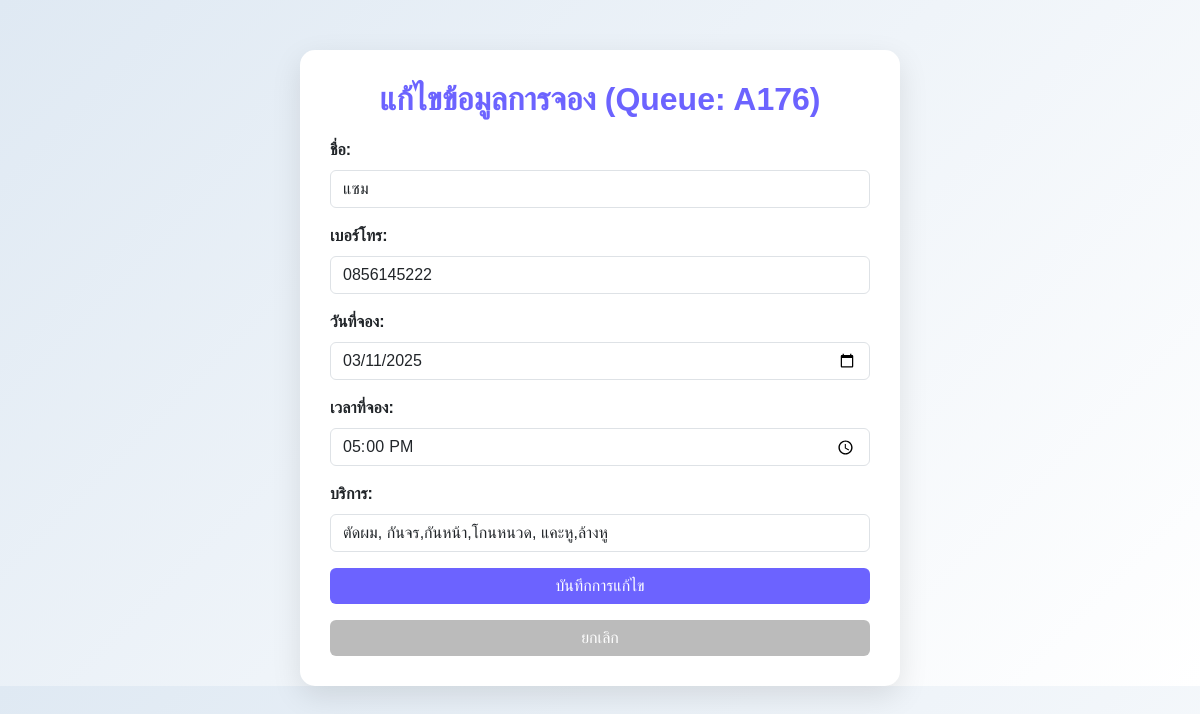
The app's page /V2/edit_booking.php?queue_number=A176 (signed in) with its own data.
### tables this page shows
CREATE TABLE `bookings` (
  `booking_id` int(11) NOT NULL,
  `name` varchar(100) NOT NULL,
  `phone` varchar(10) NOT NULL,
  `booking_date` date NOT NULL,
  `booking_time` time NOT NULL,
  `services` text NOT NULL,
  `created_at` timestamp NOT NULL DEFAULT current_timestamp(),
  `queue_number` varchar(50) DEFAULT NULL,
  `slip_path` varchar(255) DEFAULT NULL,
  `status` varchar(20) NOT NULL DEFAULT 'active'
);

### V2/edit_booking.php (the view, shortened to what this page needs)
<?php
$queue_number = trim($_GET['queue_number']);
include 'db_connect.php';
$stmt = $conn->prepare("SELECT name, phone, booking_date, booking_time, services FROM bookings WHERE queue_number = ? LIMIT 1");
$stmt->bind_param("s", $queue_number);
$stmt->execute();
$result = $stmt->get_result();
$booking = $result->fetch_assoc();
?>
<!DOCTYPE html>
<html lang="th">
<head>
    <link href="https://cdn.jsdelivr.net/npm/bootstrap@5.3.0-alpha1/dist/css/bootstrap.min.css" rel="stylesheet">
</head>
<body>
    <div class="container">
        <h1 class="header-title">แก้ไขข้อมูลการจอง (Queue: <?php echo htmlspecialchars($queue_number); ?>)</h1>
        <form method="POST">
            <div class="mb-3">
                <label for="name" class="form-label">ชื่อ:</label>
                <input type="text" class="form-control" id="name" name="name"
                       value="<?php echo htmlspecialchars($booking['name']); ?>" required>
            </div>
            <div class="mb-3">
                <label for="phone" class="form-label">เบอร์โทร:</label>
                <input type="tel" class="form-control" id="phone" name="phone"
                       value="<?php echo htmlspecialchars($booking['phone']); ?>" required>
            </div>
            <div class="mb-3">
                <label for="booking_date" class="form-label">วันที่จอง:</label>
                <input type="date" class="form-control" id="booking_date" name="booking_date"
                       value="<?php echo htmlspecialchars($booking['booking_date']); ?>" required>
            </div>
            <div class="mb-3">
                <label for="booking_time" class="form-label">เวลาที่จอง:</label>
                <input type="time" class="form-control" id="booking_time" name="booking_time"
                       value="<?php echo htmlspecialchars($booking['booking_time']); ?>" required>
            </div>
            <div class="mb-3">
                <label for="services" class="form-label">บริการ:</label>
                <input type="text" class="form-control" id="services" name="services"
                       value="<?php echo htmlspecialchars($booking['services']); ?>" required>
            </div>
            <button type="submit" class="btn btn-primary w-100">บันทึกการแก้ไข</button>
            <a href="view.php" class="btn btn-secondary w-100 mt-3">ยกเลิก</a>
        </form>
    </div>
</body>
</html>

### V2/edit_booking.php (style rules this page uses)
body { background: linear-gradient(135deg, #dfe9f3, #ffffff); font-family: 'Arial', sans-serif; margin: 0; padding: 0; }
.container { margin-top: 50px; max-width: 600px; background: white; border-radius: 15px; box-shadow: 0 10px 30px rgba(0, 0, 0, 0.1); padding: 30px; }
.form-label { font-weight: bold; }
.btn-primary { background-color: #6c63ff; border: none; transition: background 0.3s ease; }
.btn-secondary { background-color: #bbbbbb; border: none; transition: background 0.3s ease; }
.header-title { font-size: 2rem; font-weight: bold; color: #6c63ff; margin-bottom: 20px; text-align: center; }

### records on screen
bookings: name "แซม", phone "0856145222", booking_date "03/11/2025", booking_time "17:00:00", services "ตัดผม, กันจร,กันหน้า,โกนหนวด, แคะหู,ล้างหู"

### other values on screen
$queue_number "A176"
